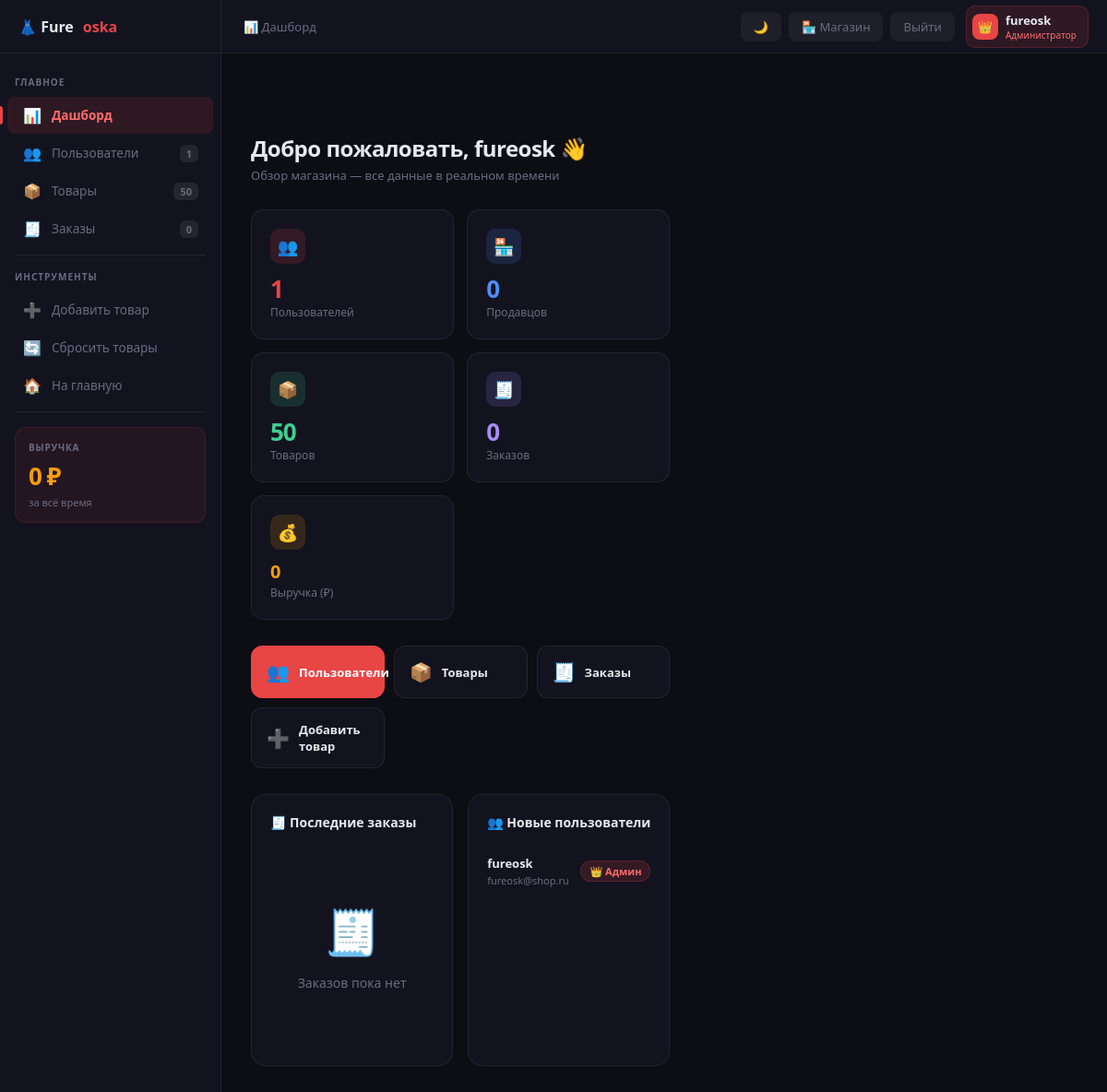
The page /admin (signed in) on the database its author committed.
### tables this page shows
CREATE TABLE users (
            id INTEGER PRIMARY KEY AUTOINCREMENT,
            username TEXT UNIQUE NOT NULL,
            email TEXT UNIQUE NOT NULL,
            password TEXT NOT NULL,
            role TEXT NOT NULL DEFAULT 'buyer',
            shop_name TEXT, shop_desc TEXT, avatar TEXT,
            created_at TEXT DEFAULT CURRENT_TIMESTAMP);

### app.py (the view)
@app.route("/admin")
def admin_dashboard():
    if not admin_required(): flash("Доступ запрещён","error"); return redirect(url_for("home"))
    conn = get_db()
    stats = get_admin_stats(conn)
    recent_orders = conn.execute("""SELECT o.*,u.username as buyer_username FROM orders o
        LEFT JOIN users u ON o.buyer_id=u.id ORDER BY o.created_at DESC LIMIT 5""").fetchall()
    recent_users = conn.execute("SELECT * FROM users ORDER BY created_at DESC LIMIT 5").fetchall()
    conn.close()
    return render_template("admin.html",section="dashboard",stats=stats,
        recent_orders=recent_orders,recent_users=recent_users,dark=get_dark(),user=current_user())

### app.py (called while the page is built)
def get_db():
    conn = sqlite3.connect(DB)
    conn.row_factory = sqlite3.Row
    return conn

def current_user():
    uid = session.get("user_id")
    if not uid: return None
    conn = get_db()
    user = conn.execute("SELECT * FROM users WHERE id=?",(uid,)).fetchone()
    conn.close()
    return user

def get_dark():
    return session.get("dark",False)

def admin_required():
    user = current_user()
    return user and user["role"] == "admin"

def get_admin_stats(conn):
    return {
        "users":    conn.execute("SELECT COUNT(*) FROM users").fetchone()[0],
        "sellers":  conn.execute("SELECT COUNT(*) FROM users WHERE role='seller'").fetchone()[0],
        "buyers":   conn.execute("SELECT COUNT(*) FROM users WHERE role='buyer'").fetchone()[0],
        "products": conn.execute("SELECT COUNT(*) FROM products").fetchone()[0],
        "orders":   conn.execute("SELECT COUNT(*) FROM orders").fetchone()[0],
        "revenue":  conn.execute("SELECT COALESCE(SUM(total),0) FROM orders").fetchone()[0],
    }

### templates/admin.html (shortened to what this page needs)
<!DOCTYPE html>
<html>
<head>
</head>
<body>
<header class="topbar">
    <a href="/" class="t-logo">👗 Fure<span class="dot">oska</span></a>
    <div class="t-mid">
        {% if section=='dashboard' %}📊 Дашборд
        {% elif section=='users' %}👥 Пользователи
        {% elif section in ('products','product_edit') %}📦 Товары
        {% elif section=='orders' %}🧾 Заказы{% endif %}
    </div>
    <div class="t-right">
        <a href="/toggle-theme" class="tb">{{ '☀️' if dark else '🌙' }}</a>
        <a href="/shop" class="tb">🏪 Магазин</a>
        <a href="/logout" class="tb">Выйти</a>
        <div class="t-user">
            <div class="t-av">👑</div>
            <div>
                <div class="t-name">{{ user.username }}</div>
                <div class="t-role">Администратор</div>
            </div>
        </div>
    </div>
</header>
<div style="display:flex;min-height:100vh;padding-top:58px;">
<aside class="sidebar" id="sidebar">
    <div class="nav-lbl" style="margin-top:8px;">Главное</div>
    <a href="/admin" class="nav-item {{ 'active' if section=='dashboard' else '' }}"><span class="nav-ico">📊</span>Дашборд</a>
    <a href="/admin/users" class="nav-item {{ 'active' if section=='users' else '' }}"><span class="nav-ico">👥</span>Пользователи<span class="nav-badge">{{ stats.users }}</span></a>
    <a href="/admin/products" class="nav-item {{ 'active' if section in ('products','product_edit') else '' }}"><span class="nav-ico">📦</span>Товары<span class="nav-badge">{{ stats.products }}</span></a>
    <a href="/admin/orders" class="nav-item {{ 'active' if section=='orders' else '' }}"><span class="nav-ico">🧾</span>Заказы<span class="nav-badge">{{ stats.orders }}</span></a>
    <div class="s-div"></div>
    <div class="nav-lbl">Инструменты</div>
    <a href="/add" class="nav-item"><span class="nav-ico">➕</span>Добавить товар</a>
    <a href="/admin/reset-products" class="nav-item" onclick="return confirm('Сбросить все товары?')"><span class="nav-ico">🔄</span>Сбросить товары</a>
    <a href="/" class="nav-item"><span class="nav-ico">🏠</span>На главную</a>
    <div class="s-div"></div>
    <div class="rev-box">
        <div class="rev-lbl">Выручка</div>
        <div class="rev-val">{{ "{:,}".format(stats.revenue).replace(",", " ") }} ₽</div>
        <div class="rev-sub">за всё время</div>
    </div>
</aside>
<main class="main">
<div class="content">
{% if section=='dashboard' %}
<div class="phdr">
    <div><h1>Добро пожаловать, {{ user.username }} 👋</h1><p>Обзор магазина — все данные в реальном времени</p></div>
</div>
<div class="stat-grid">
    <div class="scard"><div class="scard-top"><div class="sico r">👥</div></div><div class="sval r">{{ stats.users }}</div><div class="slbl">Пользователей</div></div>
    <div class="scard"><div class="scard-top"><div class="sico b">🏪</div></div><div class="sval b">{{ stats.sellers }}</div><div class="slbl">Продавцов</div></div>
    <div class="scard"><div class="scard-top"><div class="sico g">📦</div></div><div class="sval g">{{ stats.products }}</div><div class="slbl">Товаров</div></div>
    <div class="scard"><div class="scard-top"><div class="sico p">🧾</div></div><div class="sval p">{{ stats.orders }}</div><div class="slbl">Заказов</div></div>
    <div class="scard"><div class="scard-top"><div class="sico o">💰</div></div><div class="sval o" style="font-size:20px;">{{ "{:,}".format(stats.revenue).replace(",", " ") }}</div><div class="slbl">Выручка (₽)</div></div>
</div>
<div class="qgrid">
    <a href="/admin/users" class="qbtn pr"><span class="qico">👥</span>Пользователи</a>
    <a href="/admin/products" class="qbtn"><span class="qico">📦</span>Товары</a>
    <a href="/admin/orders" class="qbtn"><span class="qico">🧾</span>Заказы</a>
    <a href="/add" class="qbtn"><span class="qico">➕</span>Добавить товар</a>
</div>
<div class="dash-grid">
    <div class="dcard">
        <h3>🧾 Последние заказы</h3>
        {% if recent_orders %}<ul class="mlist">{% for o in recent_orders %}
        <li><div><div class="ml-name">#{{ o.id }} — {{ o.buyer_name }}</div><div class="ml-sub">{{ o.created_at[:10] }} · {{ o.status }}</div></div><div class="ml-val">{{ o.total }} ₽</div></li>
        {% endfor %}</ul>{% else %}<div class="empty-s"><div class="ei">🧾</div><p>Заказов пока нет</p></div>{% endif %}
    </div>
    <div class="dcard">
        <h3>👥 Новые пользователи</h3>
        {% if recent_users %}<ul class="mlist">{% for u in recent_users %}
        <li><div><div class="ml-name">{{ u.username }}</div><div class="ml-sub">{{ u.email }}</div></div><span class="badge badge-{{ u.role }}">{% if u.role=='admin' %}👑 Админ{% elif u.role=='seller' %}🏪 Продавец{% else %}🛍️ Покупатель{% endif %}</span></li>
        {% endfor %}</ul>{% else %}<div class="empty-s"><div class="ei">👥</div><p>Нет данных</p></div>{% endif %}
    </div>
</div>
{% endif %}
</div>
</main>
</div>
</body>
</html>

### rows shown on the page
users: username "fureosk", email "fureosk@shop.ru", role "👑 Админ"

### other values the page prints
{{ '☀️' if dark else '🌙' }} "🌙"
{{ stats.users }} "1"
{{ stats.products }} "50"
{{ stats.orders }} "0"
{{ "{:,}".format(stats.revenue).replace(",", " ") }} "0"
{{ stats.sellers }} "0"
